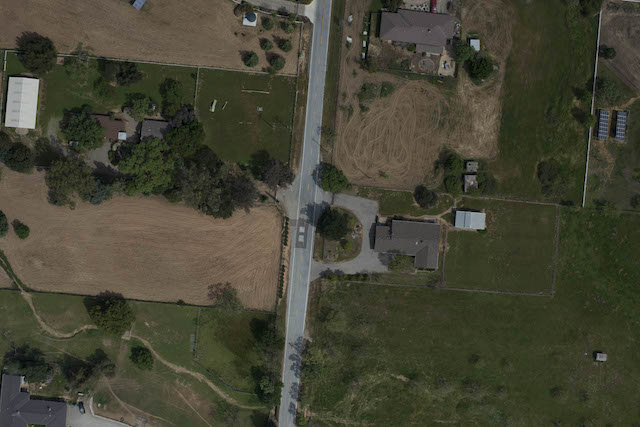
#> input picture ImageStitching/01_suburbA.jpg, 640 x 427 px
$ python image_stiching.py
#> lines starting #> are read from the running program, lines starting #| are printed output that depends on the picture
# import the necessary packages
from imutils import paths
import numpy as np
import argparse
import imutils
import cv2


images = []

images.append(cv2.imread('01_suburbA.jpg'))
images.append(cv2.imread('01_suburbB.jpg'))
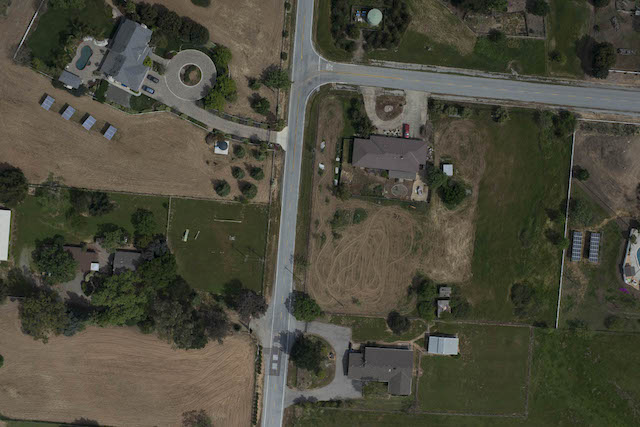
#> input picture ImageStitching/01_suburbB.jpg, 640 x 427 px

print("[INFO] stitching images...")
stitcher = cv2.createStitcher() if imutils.is_cv3() else cv2.Stitcher_create()
(status, stitched) = stitcher.stitch(images)
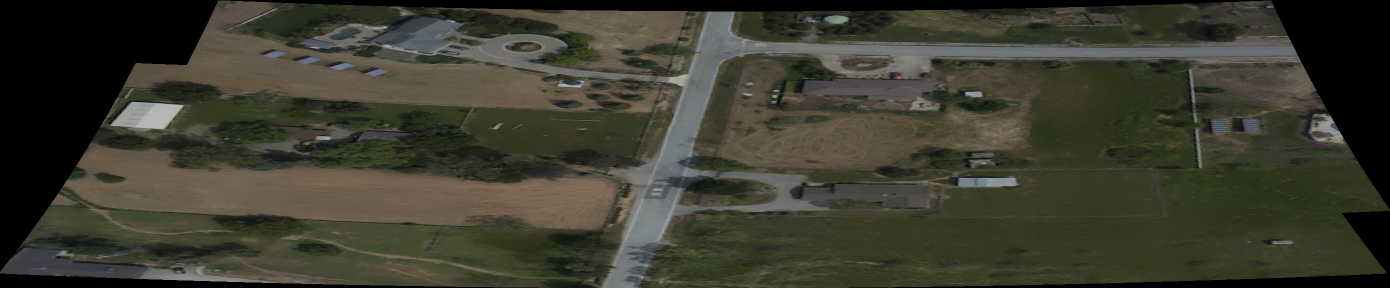
#> stitched: shape (576, 2779, 3) (shown at 1/2 size); mean of channels 0, 1, 2 47.2, 59.9, 60.3; drawn as B, G, R
#> status = 0
